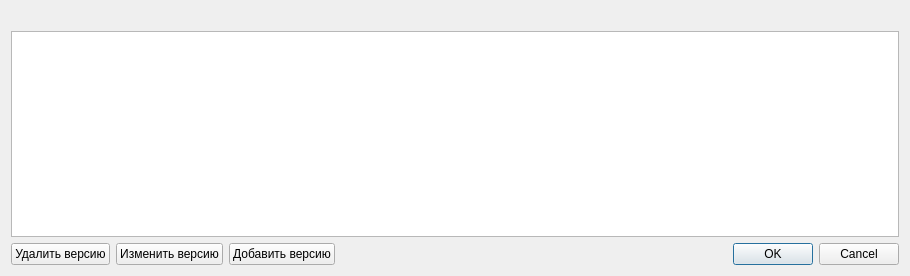
<?xml version="1.0" encoding="UTF-8"?>
<ui version="4.0">
 <class>VersionList</class>
 <widget class="QDialog" name="VersionList">
  <property name="geometry">
   <rect>
    <x>0</x>
    <y>0</y>
    <width>910</width>
    <height>276</height>
   </rect>
  </property>
  <property name="windowTitle">
   <string>Dialog</string>
  </property>
  <layout class="QVBoxLayout" name="verticalLayout">
   <item>
    <widget class="QLabel" name="label_name">
     <property name="text">
      <string/>
     </property>
    </widget>
   </item>
   <item>
    <widget class="QTableView" name="tableView">
     <property name="editTriggers">
      <set>QAbstractItemView::NoEditTriggers</set>
     </property>
     <property name="selectionBehavior">
      <enum>QAbstractItemView::SelectRows</enum>
     </property>
    </widget>
   </item>
   <item>
    <layout class="QHBoxLayout" name="horizontalLayout">
     <item>
      <widget class="QPushButton" name="btn_rem_ver">
       <property name="enabled">
        <bool>true</bool>
       </property>
       <property name="sizePolicy">
        <sizepolicy hsizetype="Fixed" vsizetype="Fixed">
         <horstretch>0</horstretch>
         <verstretch>0</verstretch>
        </sizepolicy>
       </property>
       <property name="text">
        <string>Удалить версию</string>
       </property>
      </widget>
     </item>
     <item>
      <widget class="QPushButton" name="btn_replace">
       <property name="sizePolicy">
        <sizepolicy hsizetype="Fixed" vsizetype="Fixed">
         <horstretch>0</horstretch>
         <verstretch>0</verstretch>
        </sizepolicy>
       </property>
       <property name="text">
        <string>Изменить версию</string>
       </property>
      </widget>
     </item>
     <item>
      <widget class="QPushButton" name="btn_add_ver">
       <property name="sizePolicy">
        <sizepolicy hsizetype="Fixed" vsizetype="Fixed">
         <horstretch>0</horstretch>
         <verstretch>0</verstretch>
        </sizepolicy>
       </property>
       <property name="text">
        <string>Добавить версию</string>
       </property>
      </widget>
     </item>
     <item>
      <widget class="QDialogButtonBox" name="buttonBox">
       <property name="orientation">
        <enum>Qt::Horizontal</enum>
       </property>
       <property name="standardButtons">
        <set>QDialogButtonBox::Cancel|QDialogButtonBox::Ok</set>
       </property>
      </widget>
     </item>
    </layout>
   </item>
  </layout>
 </widget>
 <resources/>
 <connections>
  <connection>
   <sender>buttonBox</sender>
   <signal>accepted()</signal>
   <receiver>VersionList</receiver>
   <slot>accept()</slot>
   <hints>
    <hint type="sourcelabel">
     <x>248</x>
     <y>254</y>
    </hint>
    <hint type="destinationlabel">
     <x>157</x>
     <y>274</y>
    </hint>
   </hints>
  </connection>
  <connection>
   <sender>buttonBox</sender>
   <signal>rejected()</signal>
   <receiver>VersionList</receiver>
   <slot>reject()</slot>
   <hints>
    <hint type="sourcelabel">
     <x>316</x>
     <y>260</y>
    </hint>
    <hint type="destinationlabel">
     <x>286</x>
     <y>274</y>
    </hint>
   </hints>
  </connection>
 </connections>
</ui>
